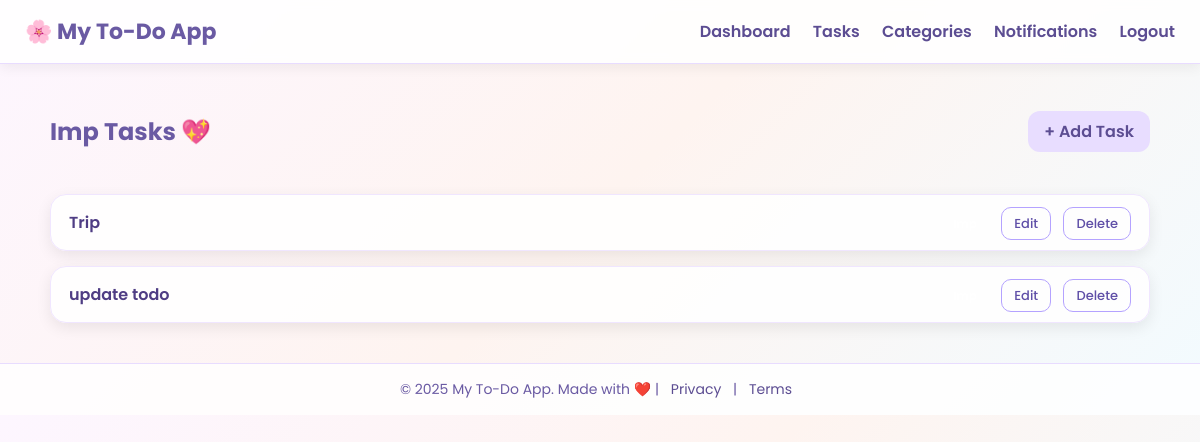
/category/5/ (signed in), run on the app's committed database.
### todo/models.py (models this page shows, shortened)
class Category(models.Model):
    user = models.ForeignKey(User, on_delete=models.CASCADE, related_name='categories')
    name = models.CharField(max_length=50)
    color = models.CharField(max_length=7, default="#c8b3ff")  # pastel color for UI
    class Meta:
        unique_together = (('user', 'name'),)

class Task(models.Model):
    PRIORITY_CHOICES = [
        ('low', 'Low'),
        ('medium', 'Medium'),
        ('high', 'High'),
    ]
    STATUS_CHOICES = [
        ('pending', 'Pending'),
        ('in_progress', 'In Progress'),
        ('completed', 'Completed'),
    ]
    RECUR_CHOICES = [
        ('none', 'None'),
        ('daily', 'Daily'),
        ('weekly', 'Weekly'),
        ('monthly', 'Monthly'),
    ]
    user = models.ForeignKey(User, on_delete=models.CASCADE, related_name='tasks')
    title = models.CharField(max_length=255)
    description = models.TextField(blank=True, null=True)
    category = models.ForeignKey(Category, on_delete=models.SET_NULL, null=True, blank=True, related_name='tasks')
    priority = models.CharField(max_length=10, choices=PRIORITY_CHOICES, default='medium')
    status = models.CharField(max_length=15, choices=STATUS_CHOICES, default='pending')
    start_date = models.DateField(default=timezone.now)
    due_date = models.DateField(default=default_due_date)
    recurrence = models.CharField(max_length=10, choices=RECUR_CHOICES, default='none')
    created_at = models.DateTimeField(auto_now_add=True)
    updated_at = models.DateTimeField(auto_now=True)

### todo/views.py (the view)
# urls.py: path('category/<int:pk>/', views.category_tasks, name='category-tasks'),
@login_required
def category_tasks(request, pk):
    category = get_object_or_404(Category, pk=pk, user=request.user)
    tasks = Task.objects.filter(user=request.user, category=category).order_by("due_date")
    return render(request, "category/category_tasks.html", {"category": category, "tasks": tasks})

### todo/templates/category/category_tasks.html (shortened to what this page needs)
{% extends "base.html" %}
{% block content %}
<div class="category-header">
    <h2>{{ category.name }} Tasks 💖</h2>
    <a href="{% url 'task-add' %}" class="btn-soft">+ Add Task</a>
</div>
{% for task in tasks %}
<div class="task-card">
    <div class="task-title">
        <a href="{% url 'task-detail' task.pk %}" style="color:#4f3d84;">{{ task.title }}</a>
    </div>
    <div>
        <span class="category-pill" >{{ task.category.name }}</span>
        <a href="{% url 'task-edit' task.pk %}" class="task-btn">Edit</a>
        <a href="{% url 'task-delete' task.pk %}" class="task-btn">Delete</a>
    </div>
</div>
{% empty %}
<p>No tasks in this category 🌸</p>
{% endfor %}
{% endblock %}

### todo/templates/base.html (style rules this page uses)
body { margin: 0; padding: 0; font-family: "Poppins", sans-serif; background: linear-gradient(135deg, #fdf6ff, #fef4f0, #f2fbff); color: #4f3d84; }
a { text-decoration: none; }
.btn-soft { padding: 8px 16px; border-radius: 12px; border: none; font-weight: 600; color: #5c4d92; background: #e8ddff; cursor: pointer; transition: 0.25s; }

### todo/templates/category/category_tasks.html (style rules this page uses)
.category-header { display: flex; justify-content: space-between; align-items: center; margin-bottom: 25px; flex-wrap: wrap; }
.category-header h2 { color: #6a5aa3; font-weight: 700; font-size: 24px; }
.task-card { background: rgba(255,255,255,0.88); border-radius: 16px; padding: 15px 18px; margin-bottom: 15px; border: 1px solid #f0e6ff; box-shadow: 0 5px 15px rgba(0,0,0,0.08); display: flex; justify-content: space-between; align-items: center; transition: 0.25s ease; }
.task-title { font-weight: 600; color: #4f3d84; font-size: 16px; }
.category-pill { padding: 5px 12px; border-radius: 50px; font-size: 12px; font-weight: 600; color: #fff; }
.task-btn { padding: 6px 12px; border-radius: 10px; font-size: 13px; font-weight: 500; text-decoration: none; border: 1px solid #b4a2ff; color: #5f4fa7; transition: 0.3s ease; margin-left: 8px; }

### data on the page
Category: name "Imp"
Task: title "Trip"
Task: title "update todo"
